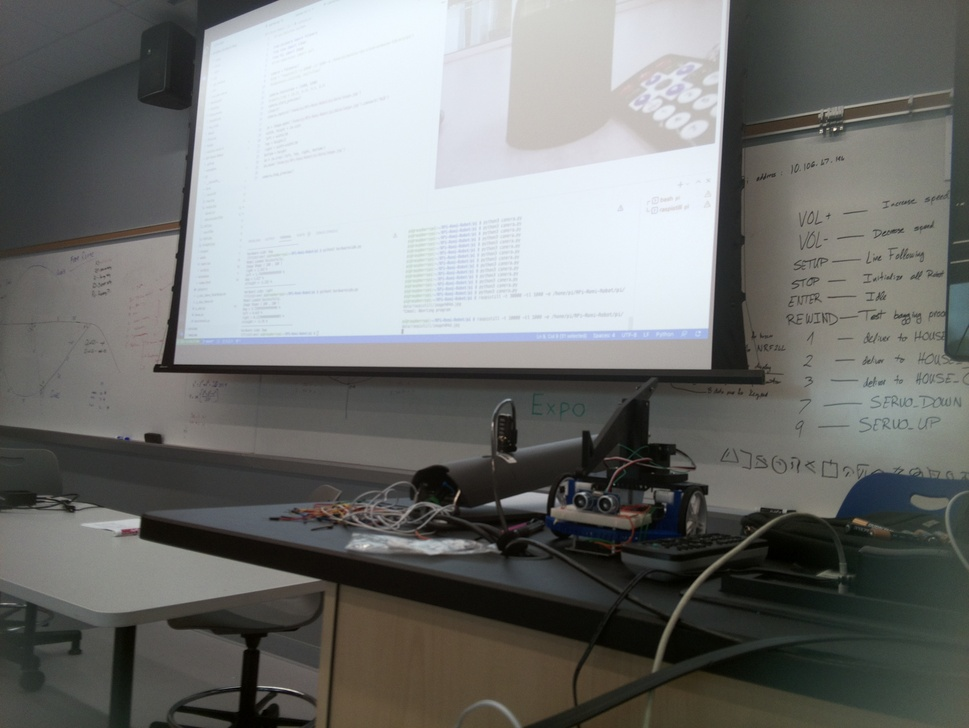
#> input picture pi/data/raspistill/image0000.jpg, 969 x 728 px, shrunk from 3280 x 2464 before the run, found by its file name; its folder holds 4 pictures in this run
$ python crop.py
#> lines starting #> are read from the running program, lines starting #| are printed output that depends on the picture
from PIL import Image
import os

still = "/home/pi/RPi-Romi-Robot/pi/data/raspistill"

for file in os.listdir(still):
    pic = still+"/"+file
    im = Image.open(pic).convert('RGB')
#> im is the input picture: PIL image 969x728 RGB; mean R, G, B 115.2, 116.9, 115
    width, height = im.size
#> width = 969; height = 728
    left = width/10
#> left = 96.9
    top = 4*height/6
#> top = 485.3
    right = width-width/10
#> right = 872.1
    bottom = height
#> bottom = 728
    im = im.crop((left, top, right, bottom))
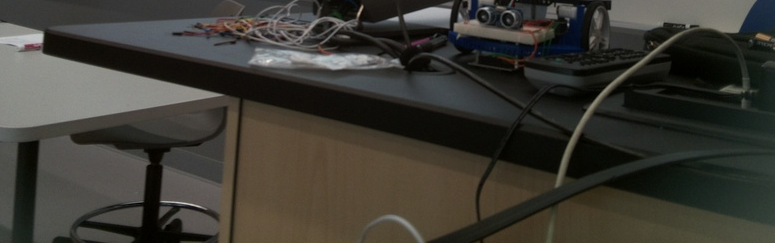
#> im: PIL image 775x243 RGB; mean R, G, B 60.2, 58.3, 51.6
    print("done... next")
    im.save(pic)
#> pass 2 of the loop `for file in os.listdir(still):`:
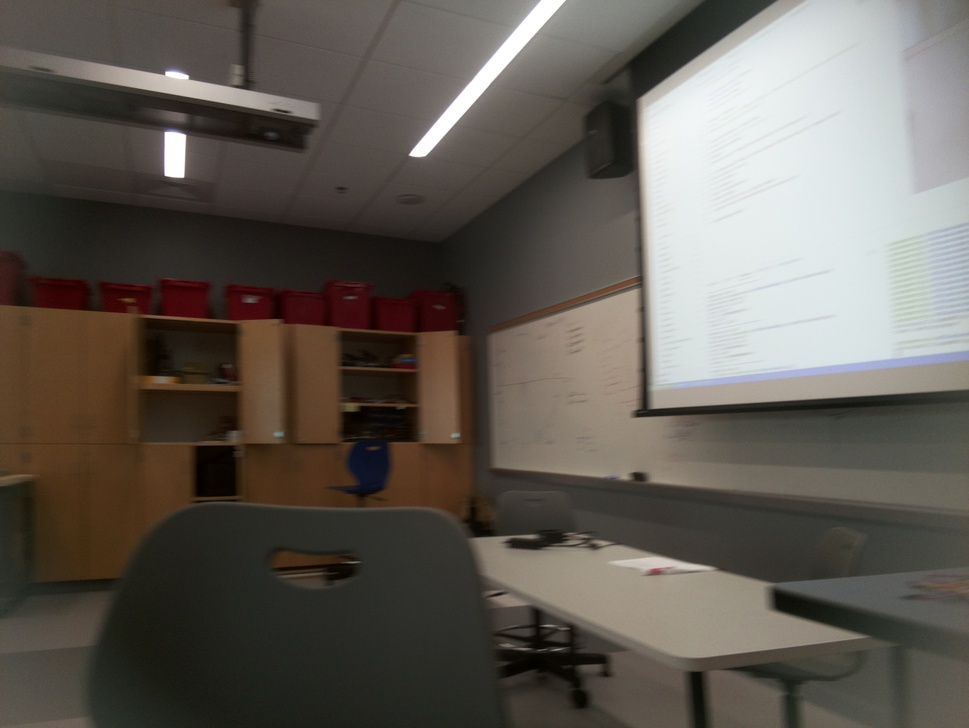
#> input picture pi/data/raspistill/image0001.jpg, 969 x 728 px, shrunk from 3280 x 2464 before the run, found by its file name
#> im is the input picture: PIL image 969x728 RGB; mean R, G, B 97.5, 91.7, 84.5
#> `im = im.crop((left, top, right, bottom))`:
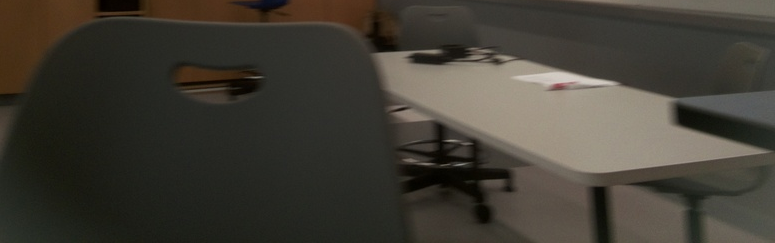
#> im: PIL image 775x243 RGB; mean R, G, B 64.8, 60.8, 52.2
#> pass 3 of the loop `for file in os.listdir(still):`:
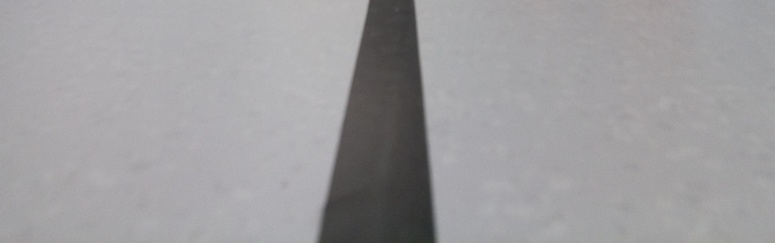
#> input picture pi/data/raspistill/image1001.jpg, 775 x 243 px, shrunk from 2624 x 821 before the run, found by its file name
#> im is the input picture: PIL image 775x243 RGB; mean R, G, B 157.9, 156.8, 158.7
#> `im = im.crop((left, top, right, bottom))`:
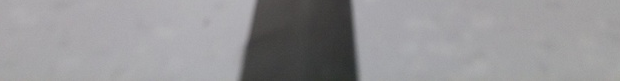
#> im: PIL image 620x81 RGB; mean R, G, B 149, 148.3, 150.4
#> the loop made 4 passes; the first 3 are shown
